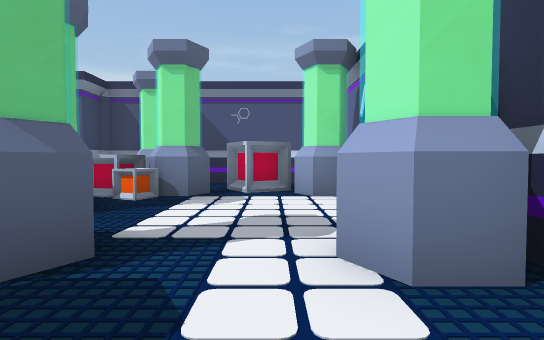
View 1 (above)

12 first-person views from a walk through a Unity game level. The camera is 1.3 m above the floor, tilts 2° down and sees 80° across. Doors are open. The floor is counted in squares, 2 m on a side. Each view is taken from the middle of a square. On the plan, view 1 faces up. The plan holds only what a view shows up to about 10 squares ahead; the rest is blank.

View 2
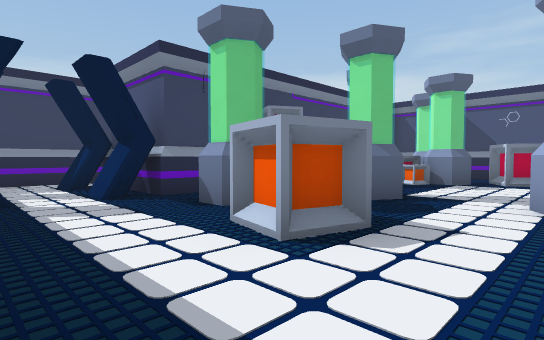

View 3
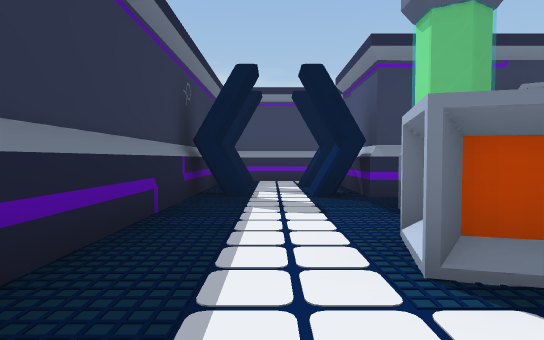

View 4
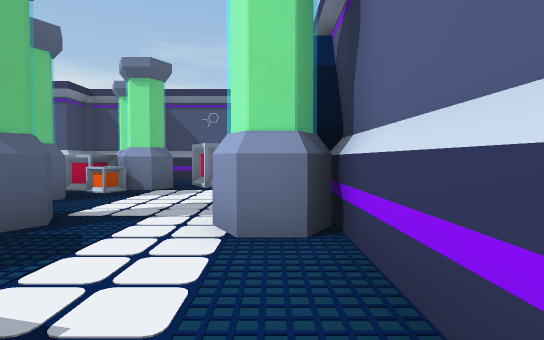

View 5
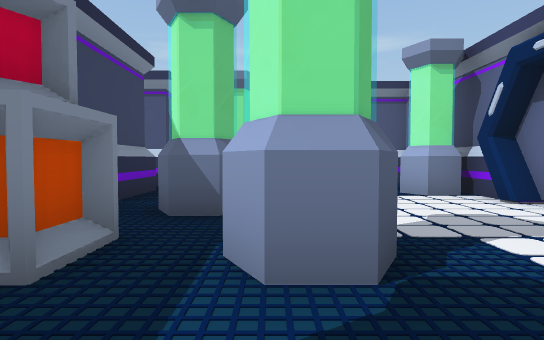

View 6
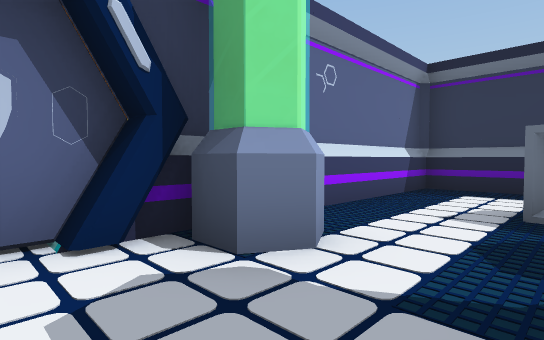

View 7
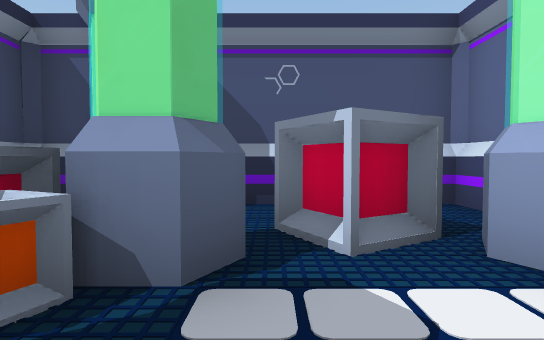

View 8
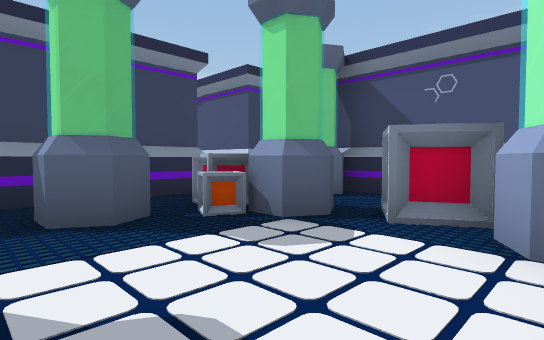

View 9
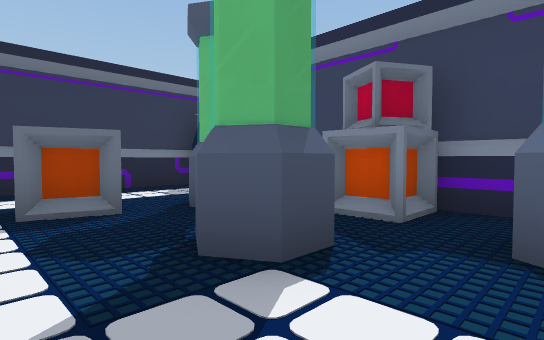

View 10
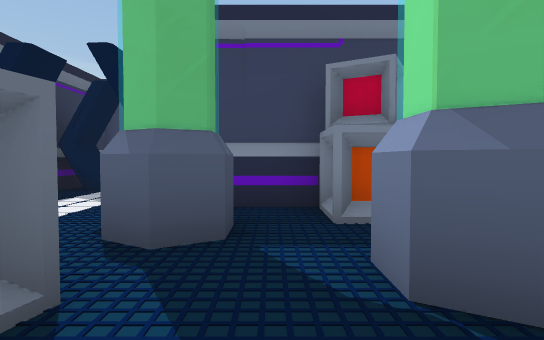

View 11
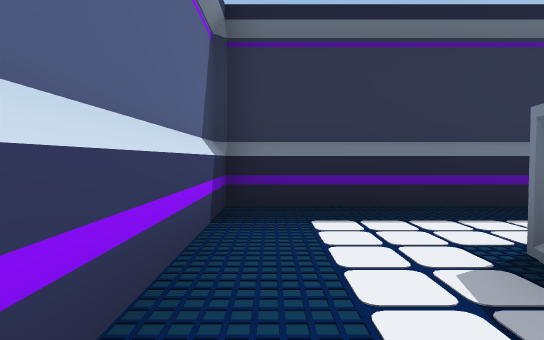

View 12
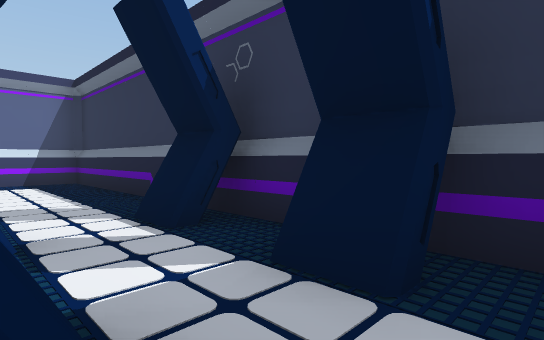

### Floor plan
Points are (right, up) in squares from view 1. A wall is a line through its corners. A room is listed if a view was taken in it or the views show most of it. See-through windows are left out.
Room 1 (views 1, 2, 3, 4, 5, 6, 7, 8, 9, 10, 11)
walls: (1.6, 5.1) (1.6, 8.6) (-4.4, 8.6) (-4.4, 7.7) (-6.2, 7.7); (-4.4, 6.6) (-4.4, -1); (-4.6, -0.5) (-4.3, -0.9) (-4.5, -1.1); (-4.4, -2.8) (-4.4, -3.3); (-7.9, -3.4) (1.6, -3.4) (1.6, 2.6)
ways out: open door at (-5.5, -2) to room 2
objects: other object (-4, 2); tank (-3, 0); tank (-3, 4) to (-3, 5); box (-3, 6) to (-2, 6); tank (-3, 8); other object (-2, 5); other object (-1, -1) to (-1, 0); tank (-1, 6); box (-1, 7) to (0, 7); tank (1, 2); tank (1, 6); other object (2, 3)
Room 2 (view 12)
walls: (-8.4, 0) (-8.4, -3); (-7.4, -3.2) (-7.4, -2.8)
ways out: open door at (-5.5, -2) to room 1

Positions as (right, up) in squares from view 1, and headings:
1: (0, 0), facing up
2: (1, -3), facing up-left
3: (1, -2), facing left
4: (1, -1), facing up
5: (-2, 0), facing up
6: (-1, 4), facing down-right
7: (-1, 4), facing up
8: (1, 3), facing up-left
9: (0, 4), facing down-left
10: (0, 1), facing left
11: (1, 1), facing down
12: (-8, -1), facing down-right
